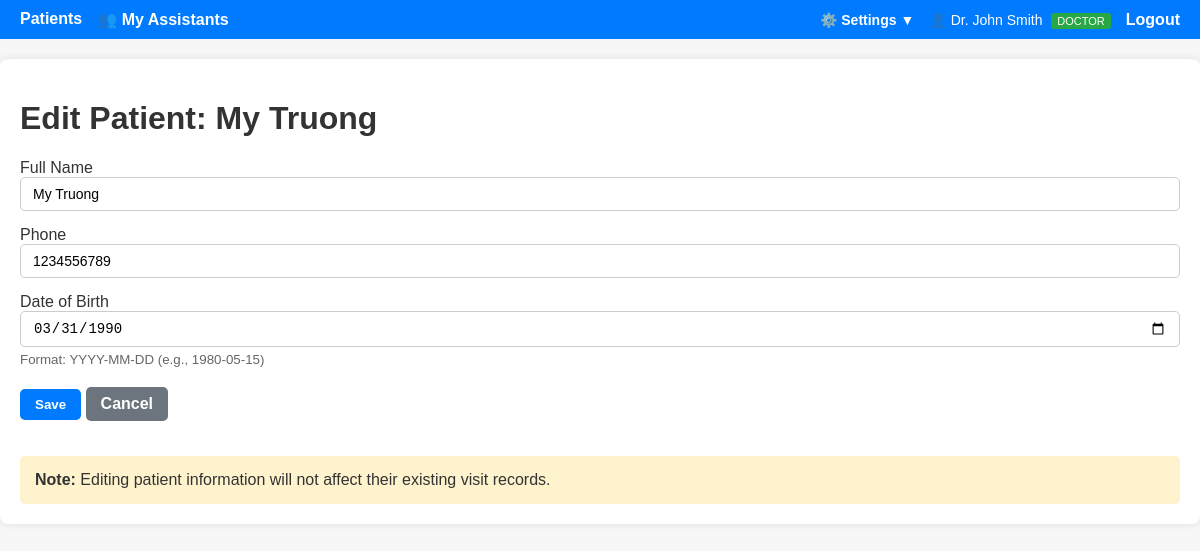
Page /patients/34/edit (signed in) on the committed database.
### doctor_app/models.py (models this page shows, shortened)
class User(UserMixin, db.Model):
    id = db.Column(db.Integer, primary_key=True)
    username = db.Column(db.String(80), unique=True, nullable=False)
    password_hash = db.Column(db.String(255), nullable=False)
    role = db.Column(db.String(20), default="doctor")  # 'admin', 'doctor', 'assistant'
    full_name = db.Column(db.String(120), nullable=True)
    email = db.Column(db.String(120), nullable=True)
    location = db.Column(db.String(255), nullable=True)
    created_at = db.Column(db.DateTime, default=datetime.utcnow)
    is_active = db.Column(db.Boolean, default=True)
    doctor_id = db.Column(db.Integer, db.ForeignKey("user.id"), nullable=True)
    assistants = db.relationship(
        "User",
        backref=db.backref("doctor", remote_side=[id]),
        lazy="dynamic",
        foreign_keys=[doctor_id],
    )
    visits = db.relationship(
        "Visit", backref="creator", lazy=True, foreign_keys="Visit.created_by"
    )
    patients = db.relationship("Patient", backref="primary_doctor", lazy=True)
    def is_admin(self):
        return self.role == "admin"
    def is_doctor(self):
        return self.role == "doctor"
    def can_import_export(self):
        return self.role != "assistant"

class Patient(db.Model):
    id = db.Column(db.Integer, primary_key=True)
    full_name = db.Column(db.String(120), nullable=False, index=True)
    phone = db.Column(db.String(30), nullable=True, index=True)
    date_of_birth = db.Column(db.Date, nullable=True)
    created_at = db.Column(db.DateTime, default=datetime.utcnow)
    doctor_id = db.Column(
        db.Integer, db.ForeignKey("user.id"), nullable=True
    )  # Assigned doctor or assistant
    visits = db.relationship(
        "Visit", backref="patient", lazy=True, cascade="all, delete-orphan"
    )

### doctor_app/patients/routes.py (the view, shortened to what this page needs)
@bp.route("/<int:patient_id>/edit", methods=["GET", "POST"])
@login_required
def edit_patient(patient_id):
    patient = Patient.query.get_or_404(patient_id)
    form = PatientForm(obj=patient)
    return render_template("patients/edit.html", form=form, patient=patient)

### doctor_app/patients/forms.py
class PatientForm(FlaskForm):
    full_name = StringField("Full Name", validators=[DataRequired(), Length(max=120)])
    phone = StringField("Phone", validators=[Optional(), Length(max=30)])
    date_of_birth = DateField(
        "Date of Birth", validators=[Optional(), validate_date_of_birth]
    )
    submit = SubmitField("Save")

### doctor_app/auth/routes.py (called while the page is built)
@login_manager.user_loader
def load_user(user_id):
    return User.query.get(int(user_id))

### doctor_app/templates/patients/edit.html (shortened to what this page needs)
{% extends 'base.html' %}
{% block content %}
<h1>Edit Patient: {{ patient.full_name }}</h1>
<form method="post">
    <div class="form-group">
        {{ form.full_name.label }}
        {{ form.full_name(class="form-control") }}
    </div>
    <div class="form-group">
        {{ form.phone.label }}
        {{ form.phone(class="form-control") }}
    </div>
    <div class="form-group">
        {{ form.date_of_birth.label }}
        {{ form.date_of_birth(class="form-control") }}
        {% if form.date_of_birth.errors %}
            <div style="background: #fff3cd; color: #856404; padding: 12px; border-radius: 5px; margin-top: 8px; border-left: 4px solid #ffc107;">
                <strong>❌ Date of Birth Error:</strong>
                <ul style="margin: 8px 0 0 20px; padding: 0;">
                    {% for error in form.date_of_birth.errors %}
                        <li>{{ error }}</li>
                    {% endfor %}
                </ul>
                <div style="margin-top: 10px; padding: 10px; background: white; border-radius: 3px;">
                    <strong>💡 What to do:</strong>
                    <ul style="margin: 5px 0 0 20px;">
                        <li>Make sure the year is correct (not in the future)</li>
                        <li>Check if you entered 4 digits for the year (e.g., 1980, not 80)</li>
                        <li>Verify the date is reasonable (between today and 150 years ago)</li>
                    </ul>
                </div>
            </div>
        {% else %}
            <small style="color: #666; display: block; margin-top: 5px;">Format: YYYY-MM-DD (e.g., 1980-05-15)</small>
        {% endif %}
    </div>
    {{ form.submit(class="btn") }}
    <a href="{{ url_for('patients.patient_detail', patient_id=patient.id) }}" class="btn" style="background: #6c757d;">Cancel</a>
</form>
<div style="margin-top: 30px; padding: 15px; background: #fff3cd; border-radius: 5px;">
    <strong>Note:</strong> Editing patient information will not affect their existing visit records.
</div>
{% endblock %}

### doctor_app/templates/base.html (shortened to what this page needs)
<!doctype html>
<html lang="en">
<head>
  <link rel="stylesheet" href="{{ url_for('static', filename='style.css') }}">
</head>
<body>
  <nav>
    <a href="{{ url_for('patients.list_patients') }}" class="{% if request.endpoint == 'patients.list_patients' %}active{% endif %}">Patients</a>
    {% if current_user.is_doctor() %}
    <a href="{{ url_for('auth.my_assistants') }}" class="{% if request.endpoint in ['auth.my_assistants', 'auth.create_assistant', 'auth.edit_assistant'] %}active{% endif %}">👥 My Assistants</a>
    {% endif %}
    <div style="margin-left: auto; display: flex; align-items: center; gap: 15px;">
      <div class="dropdown" id="settingsDropdown">
        <button class="dropdown-button" onclick="toggleDropdown()">⚙️ Settings ▼</button>
      </div>
      <span style="color: #fff; font-size: 14px;">
        👤 {{ current_user.full_name or current_user.username }}
        {% if current_user.is_admin() %}
          <span style="background: #ffc107; color: #000; padding: 2px 6px; border-radius: 3px; font-size: 11px; margin-left: 5px;">ADMIN</span>
        {% elif current_user.is_doctor() %}
          <span style="background: #28a745; color: #fff; padding: 2px 6px; border-radius: 3px; font-size: 11px; margin-left: 5px;">DOCTOR</span>
        {% elif current_user.is_assistant() %}
          <span style="background: #17a2b8; color: #fff; padding: 2px 6px; border-radius: 3px; font-size: 11px; margin-left: 5px;">ASSISTANT</span>
        {% endif %}
      </span>
      <a href="{{ url_for('auth.logout') }}">Logout</a>
    </div>
  </nav>
  <main>
    {% block content %}{% endblock %}
  </main>
</body>
</html>

### doctor_app/static/style.css (style rules this page uses)
body { font-family: Arial; background: #f7f7f7; color: #333; margin: 0; padding: 0; }
main { max-width: 1200px; margin: 20px auto; padding: 20px; background: #fff; border-radius: 8px; box-shadow: 0 0 8px rgba(0,0,0,0.1); }
nav { background: #007bff; padding: 10px 20px; display: flex; gap: 15px; }
nav a { color: #fff; text-decoration: none; font-weight: bold; }
.btn { padding: 8px 15px; border-radius: 5px; background: #007bff; color: #fff; text-decoration: none; font-weight: bold; display: inline-block; margin: 5px 0; cursor: pointer; border: none; }
.form-group { margin-bottom: 15px; }
input[type="text"], input[type="password"], input[type="date"], input[type="file"], textarea, select { padding: 8px 12px; font-size: 14px; border-radius: 5px; border: 1px solid #ccc; width: 100%; box-sizing: border-box; }

### doctor_app/templates/base.html (style rules this page uses)
.dropdown { position: relative; display: inline-block; }
.dropdown-button { background: none; border: none; color: #fff; text-decoration: none; font-weight: bold; cursor: pointer; padding: 0; font-size: 14px; font-family: Arial; }

### rows in the picture
User: full_name "Dr. John Smith"
Patient: full_name "My Truong", phone "1234556789", date_of_birth "03/31/1990"
